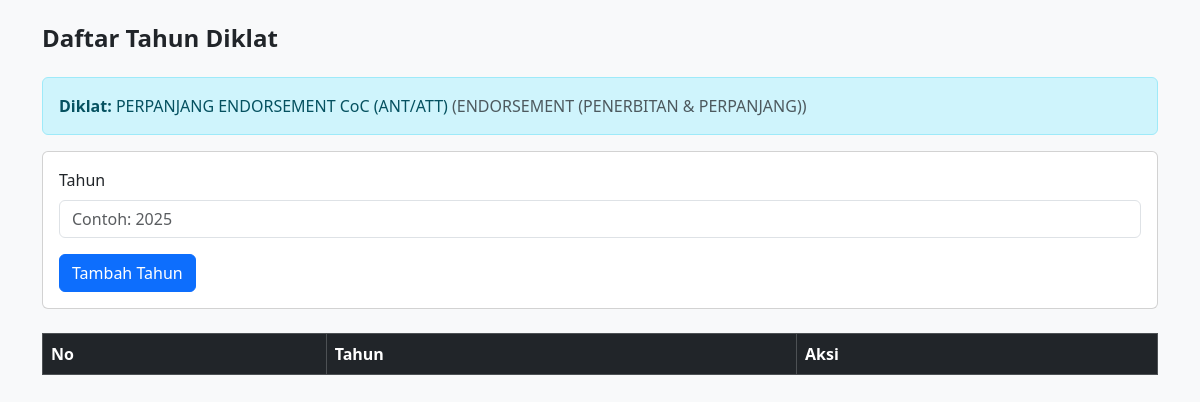
Screenshot of /Diklat/tahun/13-58654-97 with the database file from the repository.
### tables this page shows
CREATE TABLE `scre_diklat` (
  `id` varchar(15) NOT NULL,
  `jenis_diklat_id` varchar(15) NOT NULL,
  `kode_diklat` varchar(50) NOT NULL,
  `nama_diklat` varchar(250) NOT NULL,
  `is_exist` int(1) NOT NULL DEFAULT '1',
  `check_kesehatan` tinyint(5) NOT NULL DEFAULT '1'
);

CREATE TABLE `scre_jenis_diklat` (
  `id` varchar(15) NOT NULL,
  `jenis_diklat` varchar(100) NOT NULL,
  `category` varchar(5) NOT NULL,
  `is_exist` tinyint(1) NOT NULL,
  `sorting` tinyint(4) NOT NULL DEFAULT '0'
);

### application/controllers/Diklat.php (called while the page is built, shortened)
<?php
class Diklat extends CI_Controller
{
	public function __construct()
	{
		$this->load->model('Diklat_model');
		$this->load->model('Persyaratan_model');
		$this->load->library('form_validation');
		$this->load->model('DiklatTahun_model');
	}
	public function tahun($id)
	{
		$this->load->model('Diklat_model');
		$this->load->model('DiklatTahun_model');
		$diklat = $this->Diklat_model->get_detail_by_id($id);
		$tahun_diklat = $this->DiklatTahun_model->get_by_diklat($id);
		$data = [
			'tahun_diklat' => $tahun_diklat,
			'diklat_id' => $id,
			'diklat_nama' => $diklat->nama_diklat,
			'jenis_diklat' => str_replace('-', ' ', $diklat->jenis_diklat)
		];
		$this->load->view('diklat/DiklatTahun_list', $data);
	}
}

### index.php (called while the page is built, shortened)
<?php
require_once BASEPATH.'core/CodeIgniter.php';

### application/models/Diklat_model.php (called while the page is built, shortened)
<?php
class Diklat_model extends CI_Model
{
    public function get_detail_by_id($id)
    {
        $this->db->select('d.*, j.jenis_diklat');
        $this->db->from('scre_diklat d');
        $this->db->join('scre_jenis_diklat j', 'j.id = d.jenis_diklat_id', 'left');
        $this->db->where('d.id', $id);
        return $this->db->get()->row();
    }
}

### application/views/diklat/DiklatTahun_list.php (the view, shortened to what this page needs)
<!DOCTYPE html>
<html lang="id">
<head>
  <link href="https://cdn.jsdelivr.net/npm/bootstrap@5.3.3/dist/css/bootstrap.min.css" rel="stylesheet">
</head>
<body class="bg-light">
<div class="container py-4">
  <h4 class="mb-4 fw-bold">Daftar Tahun Diklat</h4>
    <div class="alert alert-info">
        <strong>Diklat:</strong> <?= $diklat_nama ?> <span class="text-muted">(<?= $jenis_diklat ?>)</span>
    </div>
  <div class="card mb-4">
    <div class="card-body">
      <form method="post" action="<?= site_url('Diklat/tambah_tahun/' . $diklat_id) ?>">
        <div class="mb-3">
          <label for="tahun" class="form-label">Tahun</label>
          <input type="text" class="form-control" id="tahun" name="tahun" placeholder="Contoh: 2025" required>
        </div>
        <button type="submit" class="btn btn-primary">Tambah Tahun</button>
      </form>
    </div>
  </div>
  <table class="table table-bordered table-striped">
    <thead class="table-dark">
      <tr>
        <th>No</th>
        <th>Tahun</th>
        <th>Aksi</th>
      </tr>
    </thead>
  </table>
</div>
</body>
</html>

### rows the page displays
scre_diklat: nama_diklat "PERPANJANG ENDORSEMENT CoC (ANT/ATT)", scre_jenis_diklat.jenis_diklat "ENDORSEMENT (PENERBITAN & PERPANJANG)"
